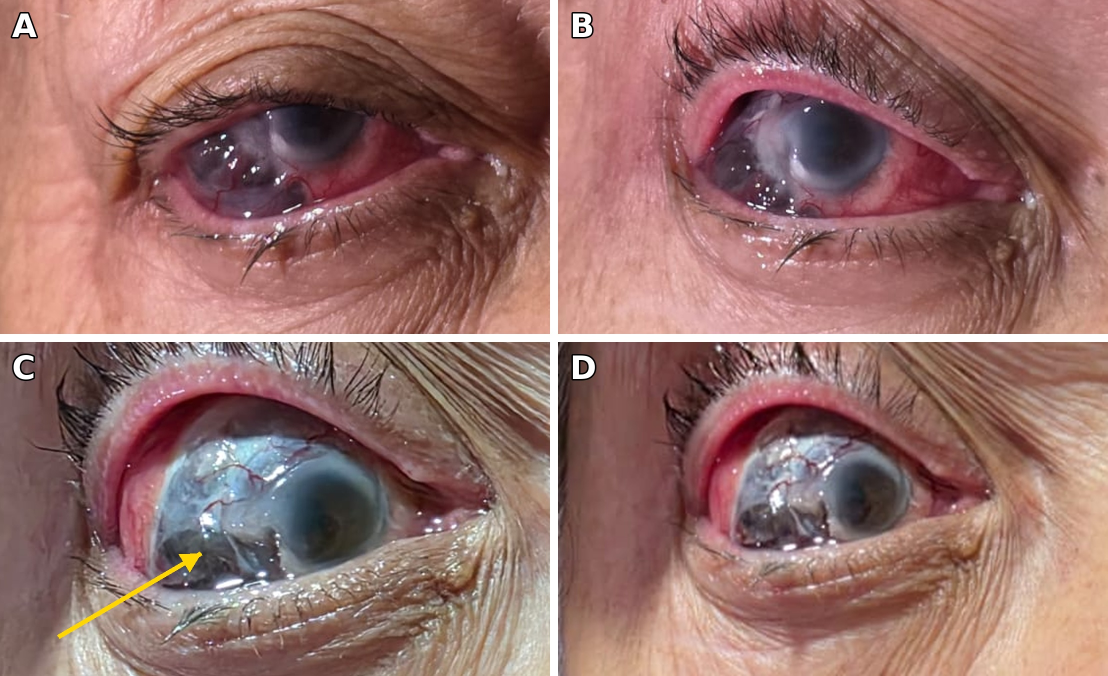
#> input picture panlar2027/caso3_figura1_escleromalacia.jpg, 2216 x 1352 px (shown at 1/2 size)
$ python caso2_figura1_script.py caso3_figura1_escleromalacia.jpg caso7_figura1_calcinosis_ES.jpg caso7_figura1_calcinosis_ES.jpg
#> lines starting #> are read from the running program, lines starting #| are printed output that depends on the picture
import sys, math
from PIL import Image, ImageDraw, ImageFont
cor, axi, out = sys.argv[1], sys.argv[2], sys.argv[3]
H = 900
def arrow(d, start, end, color, w):
    d.line([start, end], fill=color, width=w)
    ang = math.atan2(end[1]-start[1], end[0]-start[0]); L = w*4.5
    for s in (+1, -1):
        a = ang + math.pi - s*math.radians(28)
        d.line([end, (end[0]+L*math.cos(a), end[1]+L*math.sin(a))], fill=color, width=w)
    d.polygon([end, (end[0]+L*math.cos(ang+math.pi-math.radians(28)), end[1]+L*math.sin(ang+math.pi-math.radians(28))),
               (end[0]+L*math.cos(ang+math.pi+math.radians(28)), end[1]+L*math.sin(ang+math.pi+math.radians(28)))], fill=color)
def panel(path, crop, a_start, a_end, label):
#> called with path = 'caso3_figura1_escleromalacia.jpg', crop = (0, 20, 369, 360), a_start = (348, 202), a_end = (293, 158), label = 'A'
    im = Image.open(path).convert('RGB').crop(crop)
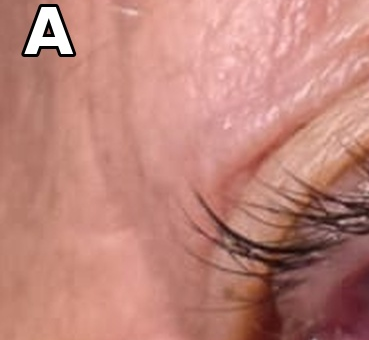
#> im: PIL image 369x340 RGB; mean R, G, B 190.8, 132.6, 122.1
    k = H / im.height
#> k = 2.65
    im = im.resize((round(im.width*k), H), Image.LANCZOS)
#> im: PIL image 977x900 RGB
    d = ImageDraw.Draw(im)
    tr = lambda p: ((p[0]-crop[0])*k, (p[1]-crop[1])*k)
    arrow(d, tr(a_start), tr(a_end), (255, 214, 0), 9)
    try: f = ImageFont.truetype('/usr/share/fonts/truetype/dejavu/DejaVuSans-Bold.ttf', 70)
    except Exception: f = ImageFont.load_default()
    d.text((30, 20), label, fill='white', font=f)
    return im
A = panel(cor, (0, 20, 369, 360), (348, 202), (293, 158), 'A')
B = panel(axi, (0, 0, 548, 400), (472, 342), (410, 285), 'B')
#> call 2 of panel, with path = 'caso7_figura1_calcinosis_ES.jpg', crop = (0, 0, 548, 400), a_start = (472, 342), a_end = (410, 285), label = 'B'
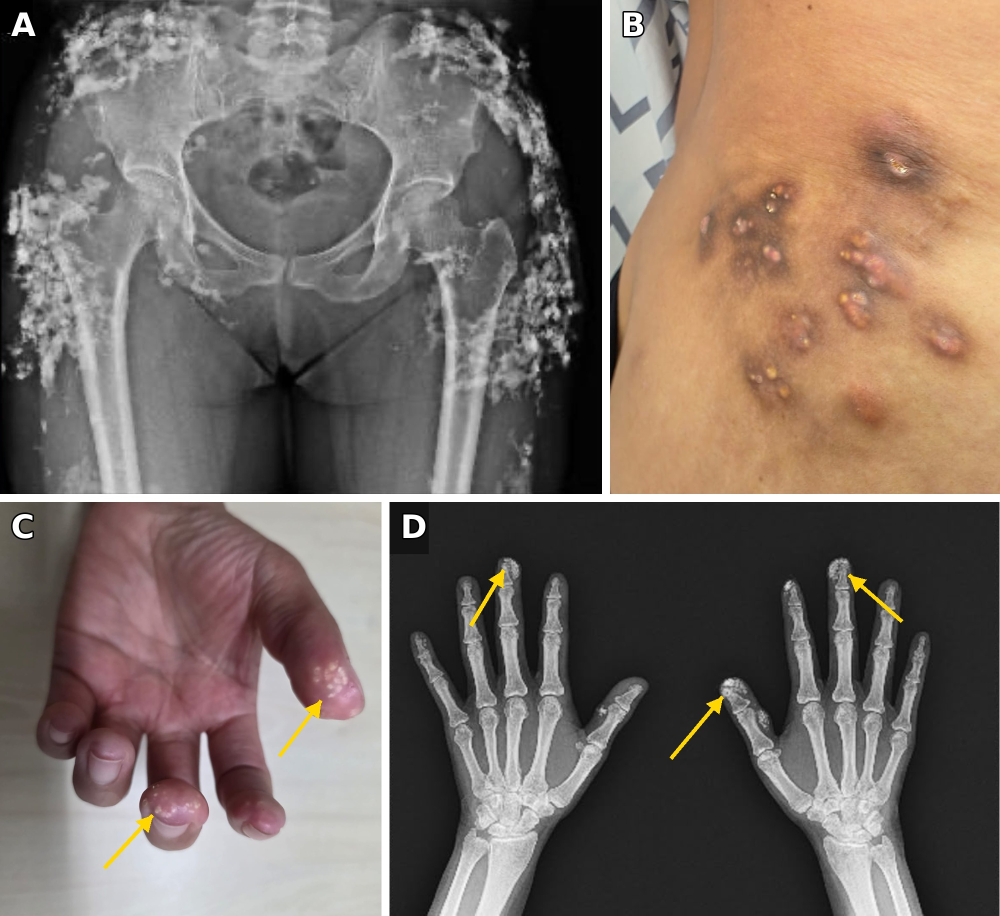
#> input picture panlar2027/caso7_figura1_calcinosis_ES.jpg, 2000 x 1831 px (shown at 1/2 size)
#> in panel (call 2), `im = Image.open(path).convert('RGB').crop(crop)`:
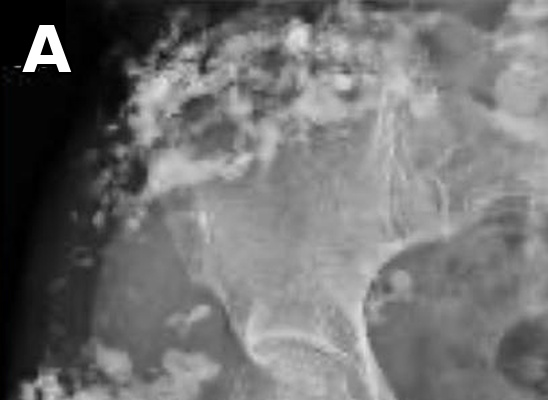
#> im: PIL image 548x400 RGB; mean R, G, B 113.1, 113.1, 113.2
g = 24
canvas = Image.new('RGB', (A.width + B.width + g, H), 'black')
#> canvas: PIL image 2234x900 RGB; every value is 0
canvas.paste(A, (0, 0)); canvas.paste(B, (A.width + g, 0))
#> after `canvas.paste(A, (0, 0))`:
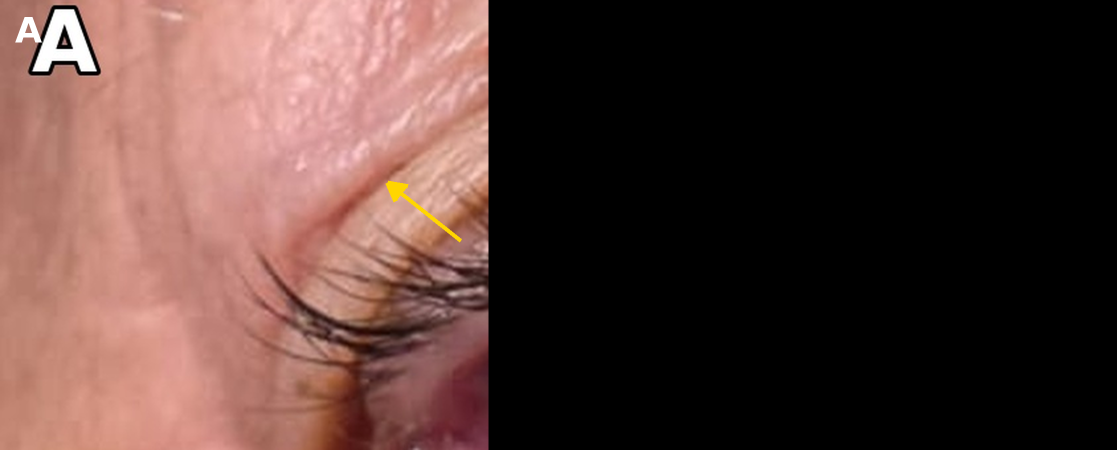
#> canvas: PIL image 2234x900 RGB (shown at 1/2 size); mean R, G, B 83.5, 58.1, 53.4
#> after `canvas.paste(B, (A.width + g, 0))`:
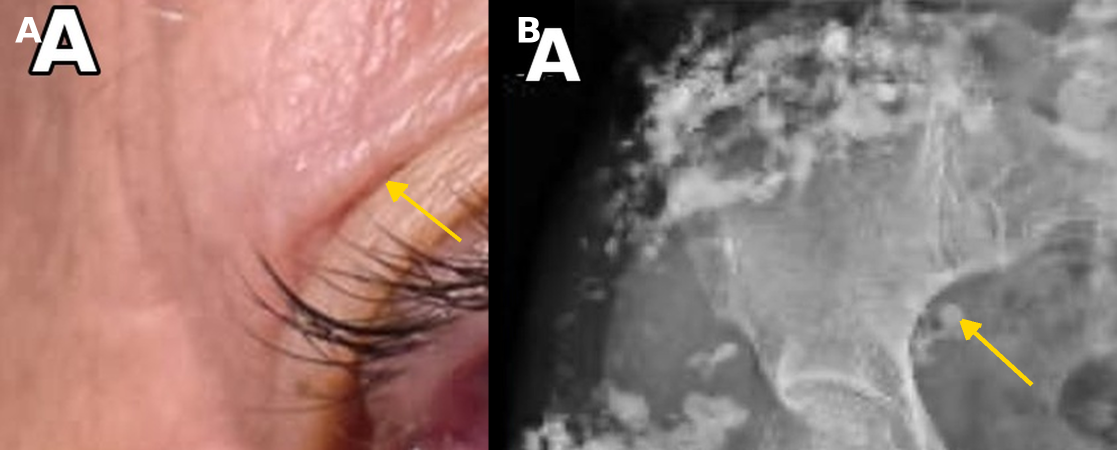
#> canvas: PIL image 2234x900 RGB (shown at 1/2 size); mean R, G, B 146.4, 120.9, 115.9
canvas.save(out, dpi=(300, 300))
print(canvas.size)
#| (2234, 900)
